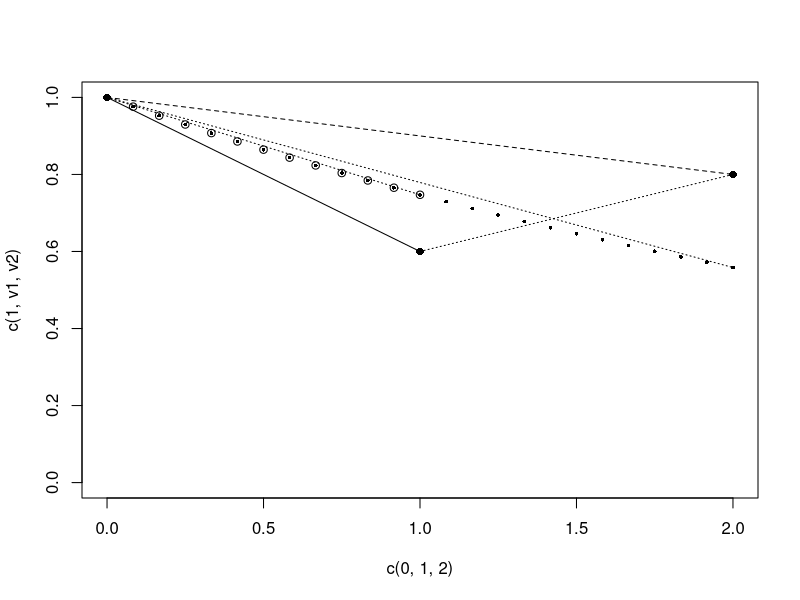

Reproduce this figure in R.
v1 = .6
v2 = .8
#v1 = v2^(1/2)
vx = v2/v1


plot(c(0,1,2),c(1,v1,v2),ylim=c(0,1),pch=16)

lines(x=c(0,1),y=c(1,v1))
lines(x=c(0,2),y=c(1,v2),lty=2)
lines(x=c(1,2),y=c(v1,v2),lty=3)

lines(x=c(0,1),y=c(1,(v1+v2^(1/2))/2),lty=3)
lines(x=c(0,2),y=c(1,(v1+v2^(1/2))/2)^2,lty=3)

monthly<-function(x,p){
  tmp<-x/12
  p^(tmp)
}

ms <- 1:12
#points(ms/12,monthly(ms,p=v1))
points(ms/12,monthly(ms,p=((v1+v2^(1/2))/2)))

ms <- 1:24
monthly<-function(x,p){
  tmp<-x/24
  p^(tmp)
}
#points(ms/12,monthly(ms,p=v2))
points(ms/12,monthly(ms,p=((v1+v2^(1/2))/2)^(2)),pch=16,cex=.5)

(v1+v2^(1/2))/2
0.6928203
0.8944272